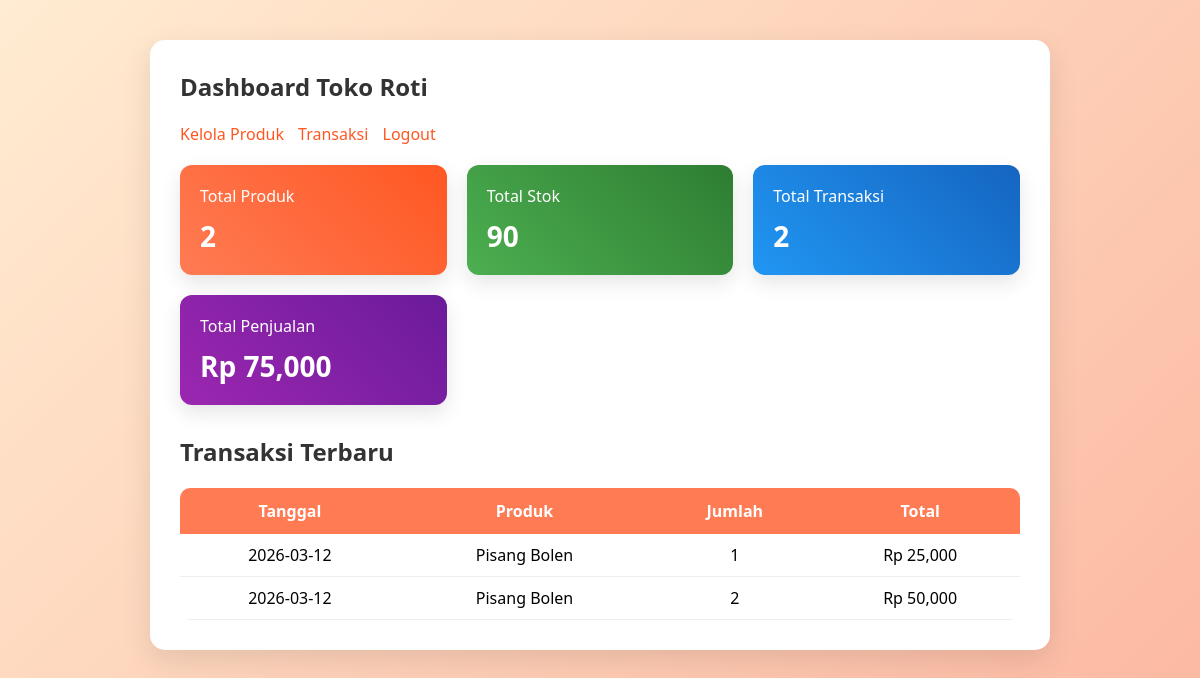
Screenshot of /dashboard.php (signed in) with the database file from the repository.
### tables this page shows
CREATE TABLE `transaksi` (
  `id_transaksi` int(11) NOT NULL,
  `tanggal` date DEFAULT NULL,
  `id_produk` int(11) DEFAULT NULL,
  `jumlah` int(11) DEFAULT NULL,
  `total_harga` int(11) DEFAULT NULL
);

CREATE TABLE `produk` (
  `id_produk` int(11) NOT NULL,
  `nama_produk` varchar(100) DEFAULT NULL,
  `harga_produk` int(11) DEFAULT NULL,
  `stok_produk` int(11) DEFAULT NULL,
  `foto` varchar(255) DEFAULT NULL
);

### dashboard.php (the view, shortened to what this page needs)
<?php
require "koneksi.php";
$stmt = $pdo->query("SELECT COUNT(*) as total FROM produk");
$total_produk = $stmt->fetch()['total'];
$stmt = $pdo->query("SELECT SUM(stok_produk) as total FROM produk");
$total_stok = $stmt->fetch()['total'];
$stmt = $pdo->query("SELECT COUNT(*) as total FROM transaksi");
$total_transaksi = $stmt->fetch()['total'];
$stmt = $pdo->query("SELECT SUM(total_harga) as total FROM transaksi");
$total_penjualan = $stmt->fetch()['total'];
$stmt = $pdo->query("
SELECT transaksi.*, produk.nama_produk
FROM transaksi
JOIN produk ON transaksi.id_produk = produk.id_produk
ORDER BY id_transaksi DESC
LIMIT 5
");
$transaksi = $stmt->fetchAll();
?>
<!DOCTYPE html>
<html>
<head>
<link rel="stylesheet" href="style.css">
</head>
<body>
<div class="container">
<h2>Dashboard Toko Roti</h2>
<div class="nav">
<a href="produk.php">Kelola Produk</a>
<a href="transaksi.php">Transaksi</a>
<a href="logout.php">Logout</a>
</div>
<div class="dashboard-grid">
<div class="card card1">
Total Produk
<h3><?php echo $total_produk; ?></h3>
</div>
<div class="card card2">
Total Stok
<h3><?php echo $total_stok; ?></h3>
</div>
<div class="card card3">
Total Transaksi
<h3><?php echo $total_transaksi; ?></h3>
</div>
<div class="card card4">
Total Penjualan
<h3>Rp <?php echo number_format($total_penjualan); ?></h3>
</div>
</div>
<h2>Transaksi Terbaru</h2>
<table>
<tr>
<th>Tanggal</th>
<th>Produk</th>
<th>Jumlah</th>
<th>Total</th>
</tr>
<?php foreach($transaksi as $t){ ?>
<tr>
<td><?php echo $t['tanggal']; ?></td>
<td><?php echo $t['nama_produk']; ?></td>
<td><?php echo $t['jumlah']; ?></td>
<td>Rp <?php echo number_format($t['total_harga']); ?></td>
</tr>
<?php } ?>
</table>
</div>
</body>
</html>

### style.css (style rules this page uses)
* { margin: 0; padding: 0; box-sizing: border-box; font-family: 'Segoe UI', sans-serif; }
body { background: linear-gradient(135deg, #ffecd2, #fcb69f); min-height: 100vh; padding: 40px; }
.container { background: white; padding: 30px; border-radius: 15px; box-shadow: 0 10px 30px rgba(0,0,0,0.1); max-width: 900px; margin: auto; }
h2 { margin-bottom: 20px; color: #333; }
table { width: 100%; border-collapse: collapse; margin-top: 15px; }
table th { background: #ff7b54; color: white; padding: 12px; }
table td { padding: 10px; border-bottom: 1px solid #eee; }
.nav { margin-bottom: 20px; }
.nav a { margin-right: 10px; text-decoration: none; color: #ff5722; font-weight: 500; }
table { width:100%; border-collapse:collapse; margin-top:20px; background:white; border-radius:10px; overflow:hidden; }
th { background:#f8754c; color:white; padding:14px; text-align:center; font-weight:600; }
td { padding:14px; text-align:center; border-bottom:1px solid #eee; }

### dashboard.php (style rules this page uses)
.dashboard-grid { display:grid; grid-template-columns: repeat(auto-fit, minmax(200px,1fr)); gap:20px; margin-bottom:30px; }
.card { padding:20px; border-radius:12px; color:white; box-shadow:0 8px 20px rgba(0,0,0,0.1); }
.card h3 { font-size:28px; margin-top:10px; }
.card1 { background:linear-gradient(45deg,#ff7b54,#ff5722); }
.card2 { background:linear-gradient(45deg,#4CAF50,#2e7d32); }
.card3 { background:linear-gradient(45deg,#2196F3,#1565c0); }
.card4 { background:linear-gradient(45deg,#9c27b0,#6a1b9a); }

### rows the page displays
transaksi: tanggal "2026-03-12", id_produk.nama_produk "Pisang Bolen", jumlah "1", total_harga "25,000"
transaksi: tanggal "2026-03-12", id_produk.nama_produk "Pisang Bolen", jumlah "2", total_harga "50,000"

### other values shown
$total_produk "2"
$total_stok "90"
$total_transaksi "2"
$total_penjualan "75,000"
